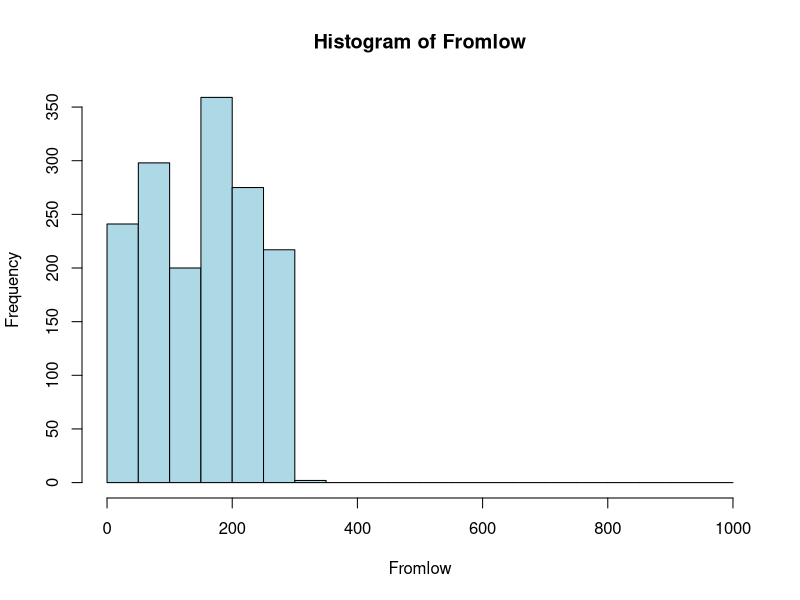
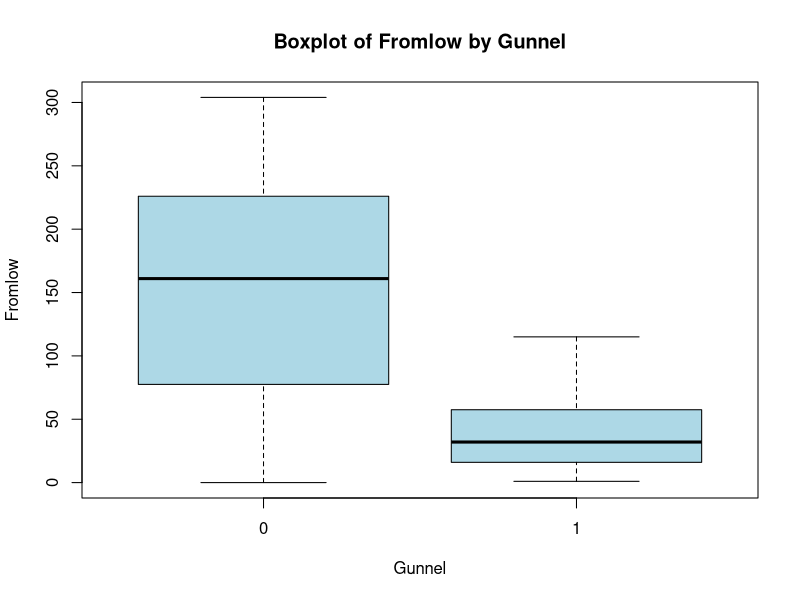
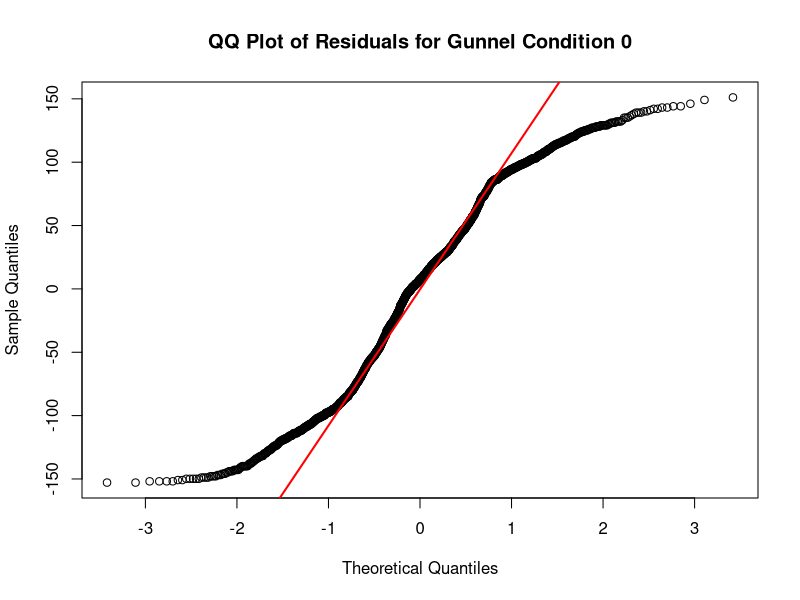
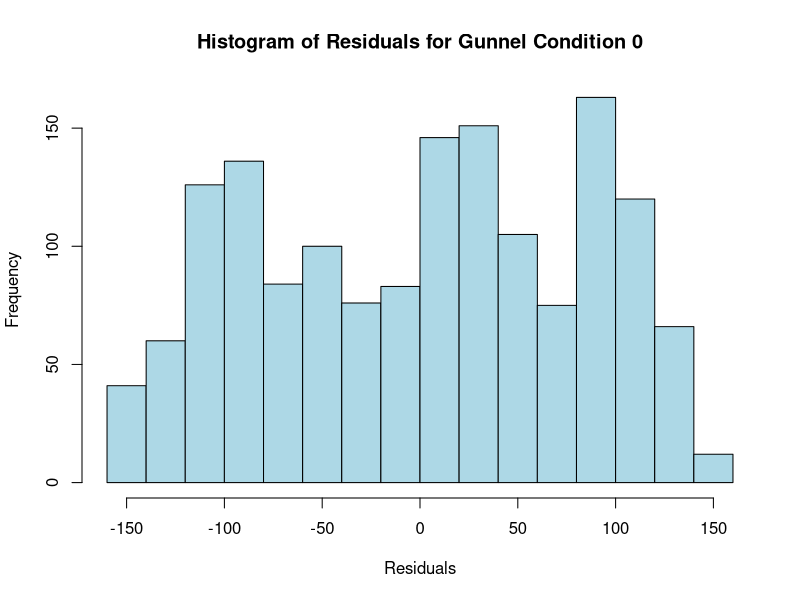
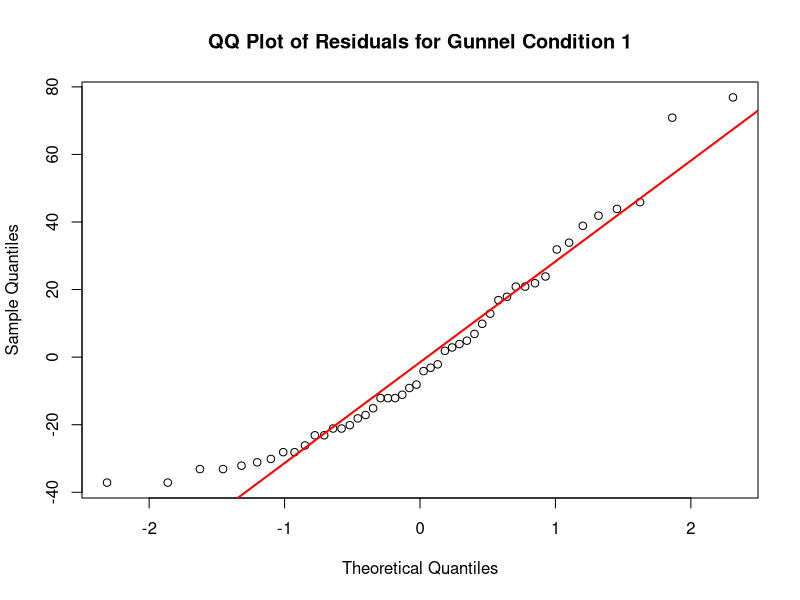
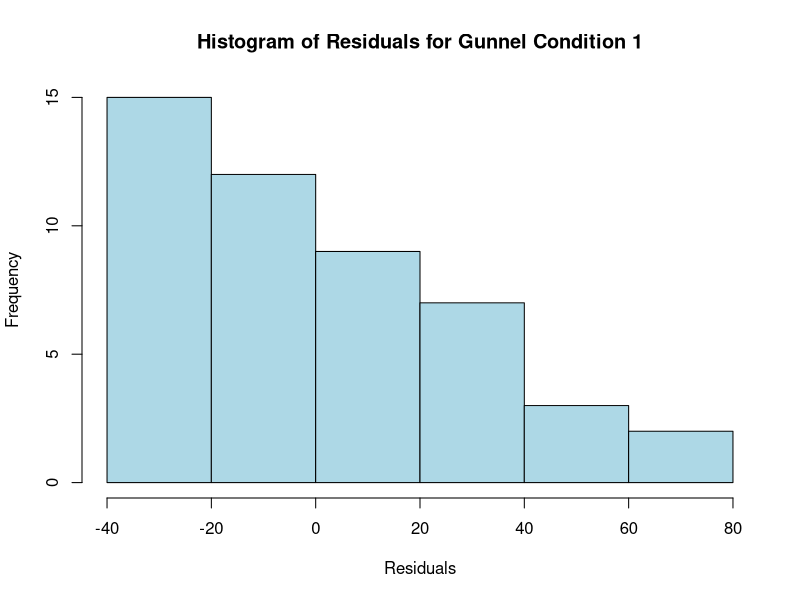
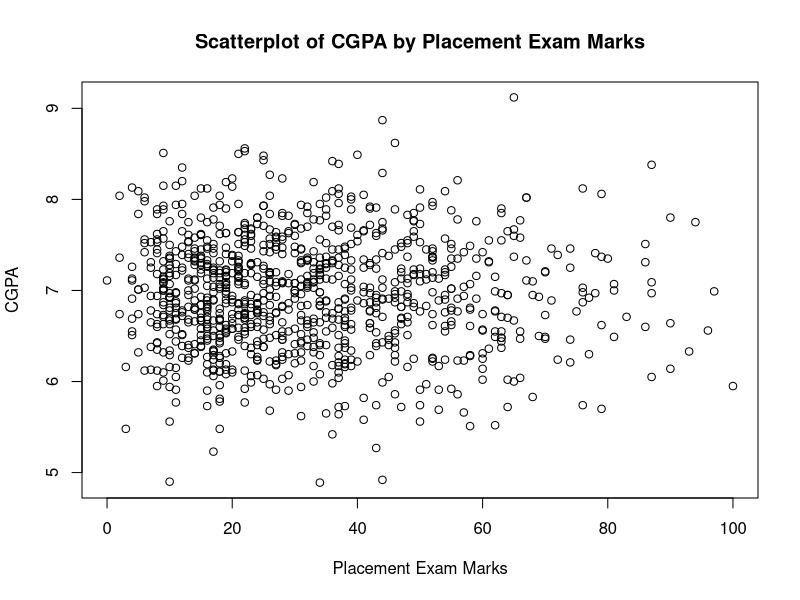
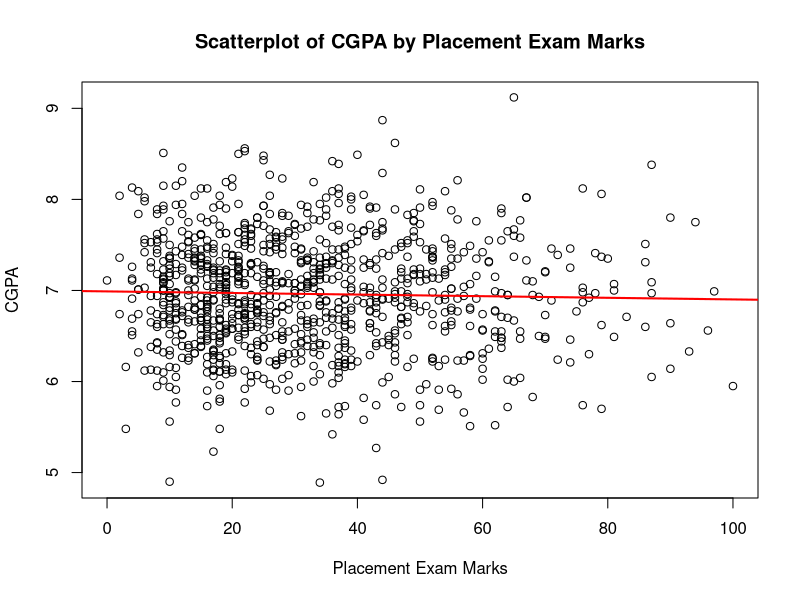

These figures' R source, in order:
## ---- chunk 1
gunnels <- read.csv("../data/gunnels.csv")
attach(gunnels)
## ---- chunk 2
summary(Fromlow)
## ---- chunk 3
hist(Fromlow, breaks = seq(0, 1000, by = 50), main = "Histogram of Fromlow", xlab = "Fromlow", ylab = "Frequency", col = "lightblue")
## ---- chunk 4
boxplot(Fromlow ~ Gunnel, data = gunnels, main = "Boxplot of Fromlow by Gunnel", xlab = "Gunnel", ylab = "Fromlow", col = "lightblue")
## ---- chunk 5
tapply(Fromlow, Gunnel, function(x) c(n = length(x), mean = round(mean(x), 2), sd = round(sd(x), 2)))
## ---- chunk 6
t.test(Fromlow ~ Gunnel, data = gunnels)
## ---- chunk 7
gunnels$fitted <- fitted(lm(Fromlow ~ Gunnel, data = gunnels))
## ---- chunk 8
qqnorm(residuals(lm(Fromlow ~ Gunnel, data = gunnels)[gunnels$Gunnel == 0]), main = "QQ Plot of Residuals for Gunnel Condition 0", xlab = "Theoretical Quantiles", ylab = "Sample Quantiles")
qqline(residuals(lm(Fromlow ~ Gunnel, data = gunnels)[gunnels$Gunnel == 0]), col = "red", lwd = 2)
## ---- chunk 9
gunnels$residuals <- residuals(lm(Fromlow ~ Gunnel, data = gunnels))
hist(gunnels$residuals[gunnels$Gunnel == 0], main = "Histogram of Residuals for Gunnel Condition 0", xlab = "Residuals", ylab = "Frequency", col = "lightblue")
## ---- chunk 10
qqnorm(gunnels$residuals[gunnels$Gunnel == 1], main = "QQ Plot of Residuals for Gunnel Condition 1", xlab = "Theoretical Quantiles", ylab = "Sample Quantiles")
qqline(gunnels$residuals[gunnels$Gunnel == 1], col = "red", lwd = 2)
## ---- chunk 11
hist(gunnels$residuals[gunnels$Gunnel == 1], main = "Histogram of Residuals for Gunnel Condition 1", xlab = "Residuals", ylab = "Frequency", col = "lightblue")
## ---- chunk 12
placement <- read.csv("../data/placement.csv")
attach(placement)
## ---- chunk 13
plot(placement_exam_marks, cgpa, main = "Scatterplot of CGPA by Placement Exam Marks", xlab = "Placement Exam Marks", ylab = "CGPA")
## ---- chunk 14
lm(cgpa ~ placement_exam_marks, data = placement)
## ---- chunk 15
summary(lm(cgpa ~ placement_exam_marks, data = placement))
## ---- chunk 16
plot(placement_exam_marks, cgpa, main = "Scatterplot of CGPA by Placement Exam Marks", xlab = "Placement Exam Marks", ylab = "CGPA")
abline(lm(cgpa ~ placement_exam_marks, data = placement), col = "red", lwd = 2)
## ---- chunk 17
plot(placement_exam_marks, cgpa, main = "Scatterplot of CGPA by Placement Exam Marks", xlab = "Placement Exam Marks", ylab = "CGPA")
abline(h = mean(cgpa), lty = 2, col = "red")
## ---- chunk 18
plot(fitted(lm(cgpa ~ placement_exam_marks, data = placement)), residuals(lm(cgpa ~ placement_exam_marks, data = placement)), main = "Residuals vs Fitted Values", xlab = "Fitted Values", ylab = "Residuals")
## ---- chunk 19
hist(residuals(lm(cgpa ~ placement_exam_marks, data = placement)), main = "Histogram of Residuals", xlab = "Residuals", ylab = "Frequency", col = "lightblue")
